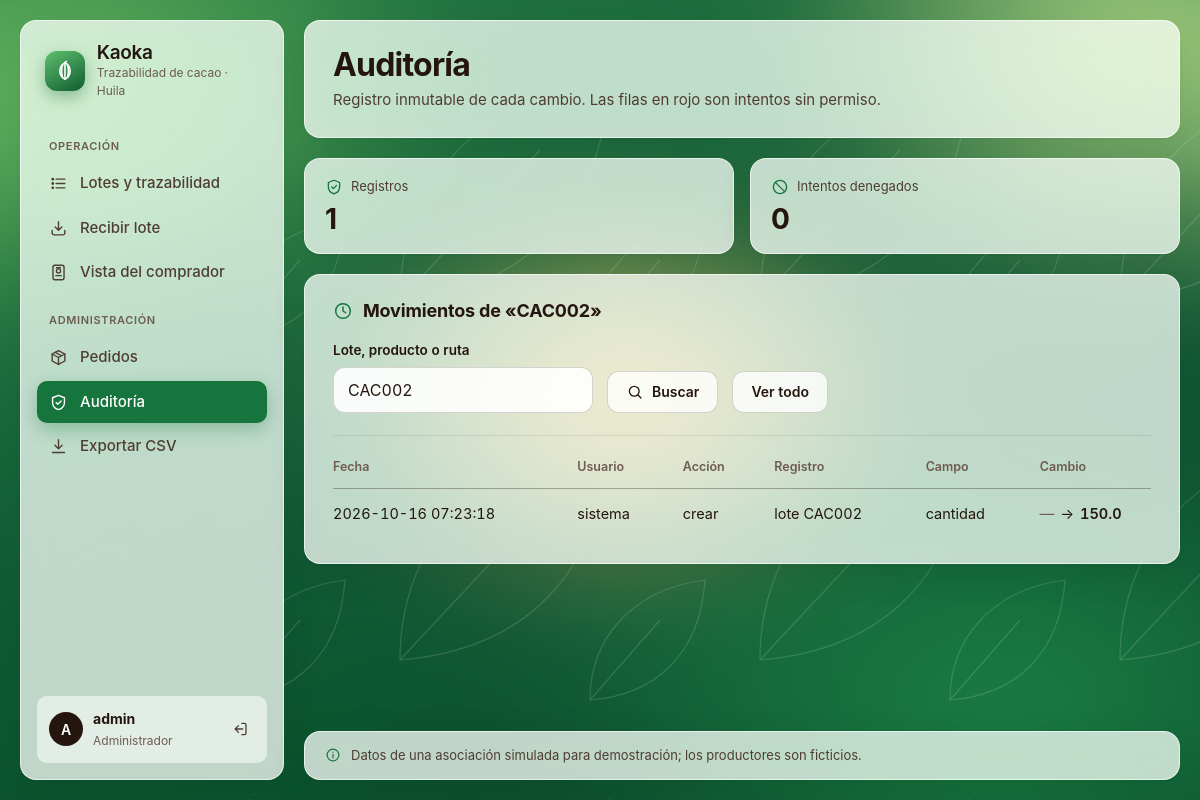
The page /admin/auditoria?q=CAC002 (signed in) on the database its author committed.
### tables this page shows
CREATE TABLE auditoria (
    id             INTEGER PRIMARY KEY AUTOINCREMENT,
    usuario        TEXT NOT NULL CHECK (length(trim(usuario)) > 0),   
    fecha          TEXT NOT NULL DEFAULT (datetime('now', 'localtime')),
    accion         TEXT NOT NULL CHECK (length(trim(accion)) > 0),
    entidad        TEXT NOT NULL CHECK (length(trim(entidad)) > 0),
    entidad_id     TEXT,                                              
    campo          TEXT,
    valor_anterior TEXT,
    valor_nuevo    TEXT
);

### src/auth.py (the view)
@bp_auth.route("/admin/auditoria")
@solo_admin
def auditoria():
    filtro = request.args.get("q", "").strip().upper()
    filas = obtener_db().execute(
        "SELECT * FROM auditoria WHERE entidad_id LIKE ? ORDER BY id DESC", (f"%{filtro}%",)
    ).fetchall()
    return render_template("auditoria.html", filas=filas, q=filtro)

### src/auth.py (called while the page is built)
def login_requerido(vista):
    @wraps(vista)
    def envoltura(*args, **kwargs):
        if "usuario" not in session:
            return redirect(url_for("auth.login"))
        g.usuario, g.rol = session["usuario"], session["rol"]
        return vista(*args, **kwargs)
    return envoltura

def solo_admin(vista):
    @wraps(vista)
    @login_requerido
    def envoltura(*args, **kwargs):
        if g.rol != "admin":
            db = obtener_db()
            with db:
                registrar(db, g.usuario, f"DENEGADO: {request.path}", "ruta", request.path, "rol", "", g.rol)
            abort(403)
        return vista(*args, **kwargs)
    return envoltura

### src/db.py (called while the page is built)
def obtener_db():
    if "db" not in g:
        g.db = sqlite3.connect(RUTA_DB)
        g.db.row_factory = sqlite3.Row
        g.db.execute("PRAGMA foreign_keys = ON")
    return g.db

def cerrar_db(error=None):
    db = g.pop("db", None)
    if db is not None:
        db.close()

### src/templates/auditoria.html (shortened to what this page needs)
{% extends "base.html" %}
{% from "_iconos.html" import icono %}
{% block contenido %}
{% set cuenta = namespace(denegados=0) %}
{% for a in filas if a.accion.startswith('DENEGADO') %}{% set cuenta.denegados = cuenta.denegados + 1 %}{% endfor %}
<header class="encabezado vidrio aparece">
  <div>
    <h1 class="titulo">Auditoría</h1>
    <p class="subtitulo">Registro inmutable de cada cambio. Las filas en rojo son intentos sin permiso.</p>
  </div>
</header>
<section class="resumen" aria-label="Resumen de la auditoría" style="grid-template-columns: repeat(auto-fit, minmax(180px, 1fr))">
  <div class="resumen-item vidrio aparece"><span>{{ icono('escudo') }}Registros</span><b>{{ filas|length }}</b></div>
  <div class="resumen-item vidrio aparece"><span>{{ icono('bloqueo') }}Intentos denegados</span><b>{{ cuenta.denegados }}</b></div>
</section>
<section class="panel vidrio aparece" aria-labelledby="t-auditoria">
  <div class="panel-titulo"><h2 id="t-auditoria">{{ icono('reloj') }}Movimientos{% if q %} de «{{ q }}»{% endif %}</h2></div>
  <form class="filtros" method="get">
    <div class="campo">
      <label for="q">Lote, producto o ruta</label>
      <input class="control" id="q" name="q" value="{{ q }}" placeholder="CAC001 o P-CAC001-1" autocapitalize="characters">
    </div>
    <button class="boton boton-secundario" type="submit">{{ icono('buscar') }}Buscar</button>
    {% if q %}<a class="boton boton-secundario" href="{{ url_for('auth.auditoria') }}">Ver todo</a>{% endif %}
  </form>
  <hr class="separador">
  <div class="tabla-envoltura">
    <table class="tabla tabla-apilable">
      <thead><tr><th scope="col">Fecha</th><th scope="col">Usuario</th><th scope="col">Acción</th><th scope="col">Registro</th><th scope="col">Campo</th><th scope="col">Cambio</th></tr></thead>
      <tbody>
      {% for a in filas %}
        {% set denegado = a.accion.startswith('DENEGADO') %}
        <tr class="{{ 'fila-denegada' if denegado }}">
          <td data-etiqueta="Fecha">{{ a.fecha }}</td>
          <td data-etiqueta="Usuario">{{ a.usuario }}</td>
          <td data-etiqueta="Acción" class="{{ 'accion-denegada' if denegado }}">{{ a.accion }}</td>
          <td data-etiqueta="Registro">{{ a.entidad }} {{ a.entidad_id }}</td>
          <td data-etiqueta="Campo">{{ a.campo or '—' }}</td>
          <td data-etiqueta="Cambio"><span class="cambio"><del>{{ a.valor_anterior or '—' }}</del><span aria-hidden="true">→</span><span class="sr-only">a</span><ins>{{ a.valor_nuevo }}</ins></span></td>
        </tr>
      {% else %}
        <tr><td colspan="6" class="sin-etiqueta"><p class="vacio">{{ icono('info') }}Sin registros{% if q %} para «{{ q }}»{% endif %}.</p></td></tr>
      {% endfor %}
      </tbody>
    </table>
  </div>
</section>
{% endblock %}

### rows shown on the page
auditoria: entidad "CAC002", fecha "2026-10-16 07:23:18", usuario "sistema", accion "crear", entidad "lote", entidad_id "CAC002", campo "cantidad", valor_anterior "—", valor_nuevo "150.0"

### other values the page prints
{{ (session.usuario or '?')[0] }} "A"
{{ session.usuario }} "admin"
{{ 'Administrador' if session.rol == 'admin' else 'Operador de planta' }} "Administrador"
{{ filas|length }} "1"
{{ cuenta.denegados }} "0"
